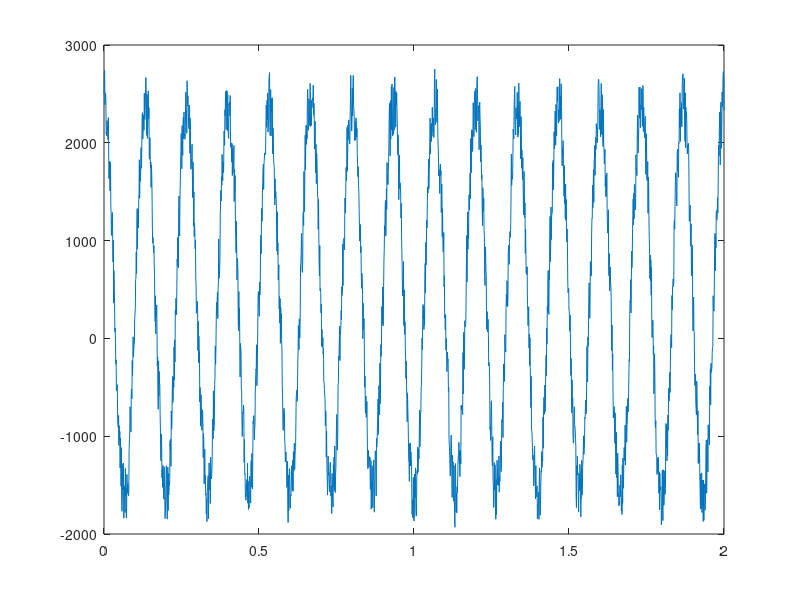

This figure's MATLAB source: (Note: this script raises an error after producing the figure.)
%% 7.5,2000
close all
ts = 0:0.001:2;
freq = 7.5;
mag = 2000;

sig= mag*cos(ts*2*pi*freq);
beta = 0.8;
alpha = 0.2;
r = mag*0.4;
noise = 500;
for k = 2:length(sig)
    noise(k) = alpha*noise(k-1)+beta*r*rand(1,1);
end
k=plot(ts,sig+noise);
set(gcf,'Position',[1 22 1920 978])
xkcdify(gca)
set(k,'LineWidth',2)
set(k,'Color','k')
set(gcf,'Position',[-1454         489        1357         282])
ylim([-6000 6000])
%% 7.5,5000
figure
ts = 0:0.001:2;
freq = 7.5;
mag = 5000;

sig= mag*cos(ts*2*pi*freq);
beta = 0.8;
alpha = 0.2;
r = mag*0.4;
noise = 500;
for k = 2:length(sig)
    noise(k) = alpha*noise(k-1)+beta*r*rand(1,1);
end
k=plot(ts,sig+noise);
set(gcf,'Position',[1 22 1920 978])

xkcdify(gca)
set(k,'LineWidth',2)
set(k,'Color','k')
set(gcf,'Position',[-1454         489        1357         282])
ylim([-6000 6000])

%% 8.5,2000
figure
ts = 0:0.001:2;
freq = 8.5;
mag = 2000;

sig= mag*cos(ts*2*pi*freq);
beta = 0.8;
alpha = 0.2;
r = mag*0.4;
noise = 500;
for k = 2:length(sig)
    noise(k) = alpha*noise(k-1)+beta*r*rand(1,1);
end
k=plot(ts,sig+noise);
set(gcf,'Position',[1 22 1920 978])
xkcdify(gca)
set(k,'LineWidth',2)
set(k,'Color','k')
set(gcf,'Position',[-1454         489        1357         282])
ylim([-6000 6000])

%% 8.5, 5000
figure
ts = 0:0.001:2;
freq = 8.5;
mag = 5000;

sig= mag*cos(ts*2*pi*freq);
beta = 0.8;
alpha = 0.2;
r = mag*0.4;
noise = 500;
for k = 2:length(sig)
    noise(k) = alpha*noise(k-1)+beta*r*rand(1,1);
end
k=plot(ts,sig+noise);
set(gcf,'Position',[1 22 1920 978])

xkcdify(gca)
set(k,'LineWidth',2)
set(k,'Color','k')
set(gcf,'Position',[-1454         489        1357         282])
ylim([-6000 6000])
